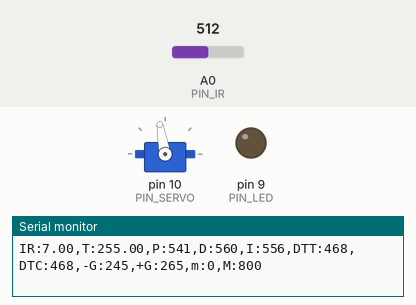
The sketch below on a simulated Arduino Uno, built with avr-gcc and run on an emulated ATmega328P. On the bench: servo, output pins drawn as LEDs (lit = HIGH), the last lines printed to the serial monitor. The test bench sets the inputs (shaded band); at power-on: A0 (PIN_IR) = 512.

Above: at 1.2 s.
1.3 s: A0 (PIN_IR) set to 122
At 4.0 s:
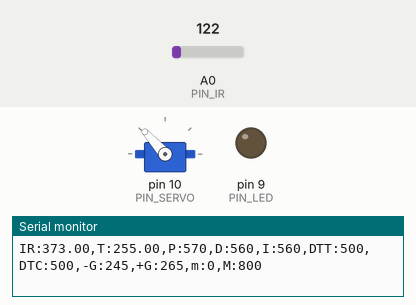
4.3 s: A0 (PIN_IR) set to 12
5.8 s: A0 (PIN_IR) set to 9
At 6.25 s:
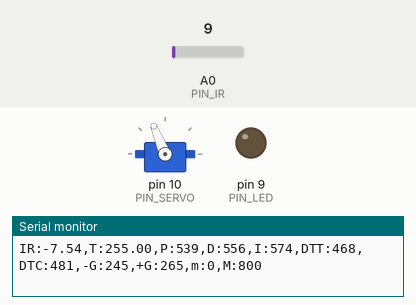
8.0 s: A0 (PIN_IR) set to 110
At 9.8 s:
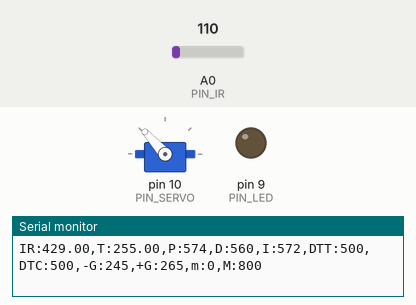
Timing chart, 0 to 11.2 s (numbered marks = the images above; inputs shaded):
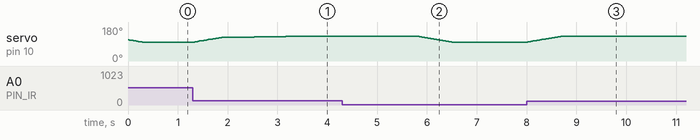

Measured:
- the behaviour switches between 11 and 10 on A0 (PIN_IR) (found by bisection; images 1 and 2)
- after the input at 1.3 s, servo on pin 10 (PIN_SERVO): moves from 100° to 132° over 2.4 s, starting at once
- after the input at 5.8 s, servo on pin 10 (PIN_SERVO): moves from 132° to 100° over 0.69 s, starting at once
- after the input at 8.0 s, servo on pin 10 (PIN_SERVO): moves from 100° to 132° over 0.69 s, starting at once

The sketch:

PPID.ino
```cpp
#include <Servo.h>
#define PIN_SERVO 10
#define PIN_IR A0
#define PIN_LED 9

//Framework setting
#define _DIST_TARGET 255
#define _DIST_MIN 100
#define _DIST_MAX 330

//Distance senseor
#define _DIST_ALPHA 0.35 //0~1 사이의 값

//Servo range
#define _DUTY_MIN 1900
#define _DUTY_NEU 1700
#define _DUTY_MAX 1580

//Servo speed control
#define _SERVO_ANGLE 40.0
#define _SERVO_SPEED 120.0

//Event periods
#define _INTERVAL_DIST 30
#define _INTERVAL_SERVO 20
#define _INTERVAL_SERIAL 100
#define INTERVAL 10.0

//PID Parameters
#define _KI 0.008
#define _KP 1.6
#define _KD 60.0

#define a 60
#define b 250

//////////////////////
// global variables //
//////////////////////

//Servo instance
Servo myservo;

//Distance sensor
float dist_target = 255;
float dist_raw;

//Event periods
unsigned long last_sampling_time_dist, last_sampling_time_servo, last_sampling_time_serial;

bool event_dist, event_servo, event_serial;

//Servo speed control
int duty_chg_per_interval;
int duty_target, duty_curr;

//PID variables
float error_curr, error_prev, control, pterm, dterm, iterm;

#define DELAY_MICROS 1500
#define EMA_ALPHA 0.35
float ema_dist = 0;
float filtered_dist;
float samples_num = 3;


void setup() {
  //initialize GPIO pins for LED and attach servo
  myservo.attach(PIN_SERVO); //attach servo
  pinMode(PIN_LED, OUTPUT); //initialize GPIO pins

  pterm = iterm = dterm = 0;
  dist_raw = 0;

  //move servo to neutral position
  myservo.writeMicroseconds(_DUTY_NEU);
  duty_curr = _DUTY_NEU;

  //initialize serial port
  Serial.begin(57600);

  //convert angle speed into duty change per interval.
  duty_chg_per_interval = (_DUTY_MIN - _DUTY_MAX) * (_SERVO_SPEED / _SERVO_ANGLE) * (float(INTERVAL)/1000.0);
}

void loop() {
  /////////////////////
  // Event generator //
  /////////////////////

  unsigned long time_curr = millis();
  if(time_curr >= last_sampling_time_dist + _INTERVAL_DIST){
    last_sampling_time_dist += _INTERVAL_DIST;
    event_dist = true;
  }

  if(time_curr >= last_sampling_time_servo + _INTERVAL_SERVO){
    last_sampling_time_servo += _INTERVAL_SERVO;
    event_servo = true;
  }

  if(time_curr >= last_sampling_time_serial + _INTERVAL_SERIAL){
    last_sampling_time_serial += _INTERVAL_SERIAL;
    event_serial = true;
  }

  ////////////////////
  // Event handlers //
  ////////////////////

  if(event_dist){
    event_dist = false;
    dist_raw = ir_distance_filtered(); //get a distance reading from the distance sensor
    //PID control logic
    error_curr = -_DIST_TARGET + dist_raw;
    pterm = _KP * error_curr;
    iterm += _KI * error_curr;
    dterm = _KD * (error_curr - error_prev);
    control = pterm + dterm + iterm;
    duty_target = _DUTY_NEU + control;

    if(duty_target > _DUTY_MIN){
      duty_target = _DUTY_MIN;
    }
    else if(duty_target < _DUTY_MAX){
      duty_target = _DUTY_MAX;
    }
    error_prev = error_curr;
  }


  if(event_servo){
    event_servo = false;
    if(duty_target > duty_curr){
      duty_curr += duty_chg_per_interval;
      if(duty_curr > duty_target) duty_curr = duty_target;
    }
    else{
      duty_curr -= duty_chg_per_interval;
      if(duty_curr < duty_target) duty_curr = duty_target;
    }
    //update servo position
    myservo.writeMicroseconds(duty_curr);
  }

  if(event_serial){
    event_serial = false;
    Serial.print("IR:");
    Serial.print(dist_raw-10);
    Serial.print(",T:");
    Serial.print(dist_target);
    Serial.print(",P:");
    Serial.print(map(pterm,-1000,1000,510,610));
    Serial.print(",D:");
    Serial.print(map(dterm,-1000,1000,510,610));
    Serial.print(",I:");
    Serial.print(map(iterm,-1000,1000,510,610));
    Serial.print(",DTT:");
    Serial.print(map(duty_target,1000,2000,410,510));
    Serial.print(",DTC:");
    Serial.print(map(duty_curr,1000,2000,410,510));
    Serial.println(",-G:245,+G:265,m:0,M:800");
  }
}

float ir_distance(void){
  float value;
  float volt = float(analogRead(PIN_IR));
  value = ((6762.0/(volt-9.0))-4.0) * 10.0;
  return 300.0 / (b - a) * (value - a)/2-10;
}

float under_noise_filter(void){
  int currReading;
  int largestReading = 0;
  for (int i = 0; i < samples_num; i++){
    currReading = ir_distance();
    if(currReading > largestReading) {largestReading = currReading; }
    delayMicroseconds(DELAY_MICROS);
  }
  return largestReading;
}

float ir_distance_filtered(void){
  int currReading;
  int lowestReading = 1024;
  for (int i=0; i < samples_num; i++){
    currReading = under_noise_filter();
    if (currReading < lowestReading) { lowestReading = currReading; }
  }
  ema_dist = _DIST_ALPHA*lowestReading + (1-_DIST_ALPHA)*ema_dist;
  return ema_dist;
}
```
